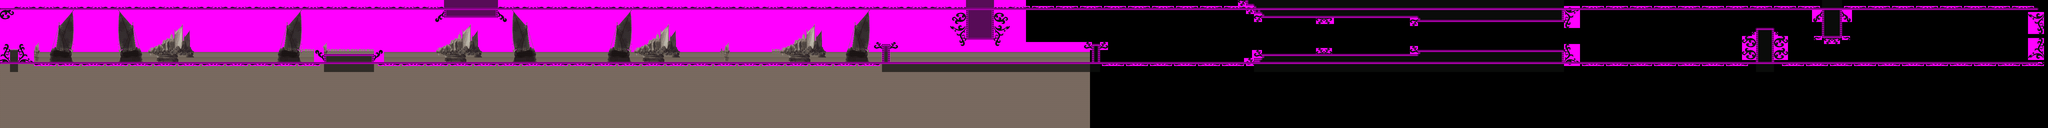

Below is a game level as drawn by its tile map, then a one-line description and the .tmx that defines it (tile-layer data replaced by summaries):
An orthogonal 1024x64 tile map with 8x8 px tiles, 7 tile layers (Lower scroll layer  (behind sprites), Lower scroll layer  (in front of sprites), Upper scroll layer  (behind sprites), Upper scroll layer (in front of sprites), ...), 2 tilesets and 37 objects (23x sprite.enemy, 10x sprite.coin, sprite.rocket, level.exit, hdma.paletteAnimation, ...).

<map version="1.0" orientation="orthogonal" renderorder="right-down" width="1024" height="64" tilewidth="8" tileheight="8" nextobjectid="42">
 <properties>
  <property name="cgadsub" value="(CGADSUB_BAC_ENABLE | CGADSUB_OBJ_ENABLE | CGADSUB_BG3_ENABLE | CGADSUB_BG2_ENABLE | CGADSUB_BG1_ENABLE)" />
  <property name="max.y" value="36" />
  <property name="scrollfactor.bg.lower" value="1" />
  <property name="song" value="Song.level0.PTR" />
 </properties>
 <tileset firstgid="1" name="tileset.collision" tilewidth="8" tileheight="8" tilecount="64" columns="16">
  <properties>
   <property name="type" value="collision" />
  </properties>
  <image source="tileset.collision.png" trans="ff00ff" width="128" height="32" />
 </tileset>
 <tileset firstgid="65" name="tileset.seaset" tilewidth="8" tileheight="8" tilecount="2880" columns="64">
  <properties>
   <property name="type" value="bg" />
  </properties>
  <image source="tileset.sea.png" trans="ff00ff" width="512" height="360" />
 </tileset>
 <layer name="Lower scroll layer  (behind sprites)" width="1024" height="64">
  <properties>
   <property name="type" value="bg" />
  </properties>
  <data>[65536 cells, 34208 non-empty, 1420 distinct tile ids]</data>
 </layer>
 <layer name="Lower scroll layer  (in front of sprites)" width="1024" height="64">
  <properties>
   <property name="type" value="bg" />
  </properties>
  <data>[65536 cells, 0 non-empty, 0 distinct tile ids]</data>
 </layer>
 <layer name="Upper scroll layer  (behind sprites)" width="1024" height="64" opacity="0.7">
  <properties>
   <property name="type" value="bg" />
  </properties>
  <data>[65536 cells, 4875 non-empty, 5 distinct tile ids]</data>
 </layer>
 <layer name="Upper scroll layer (in front of sprites)" width="1024" height="64">
  <properties>
   <property name="type" value="bg" />
  </properties>
  <data>[65536 cells, 4128 non-empty, 759 distinct tile ids]</data>
 </layer>
 <layer name="Elevation Layer" width="1024" height="64" opacity="0.55">
  <properties>
   <property name="type" value="elevation" />
  </properties>
  <data>[65536 cells, 0 non-empty, 0 distinct tile ids]</data>
 </layer>
 <layer name="Slope Layer" width="1024" height="64" opacity="0.44">
  <properties>
   <property name="type" value="slope" />
  </properties>
  <data>[65536 cells, 0 non-empty, 0 distinct tile ids]</data>
 </layer>
 <layer name="Collision Layer" width="1024" height="64">
  <properties>
   <property name="type" value="collision" />
  </properties>
  <data>[65536 cells, 2597 non-empty, 1 distinct tile ids]</data>
 </layer>
 <objectgroup name="Object Layer 1 (sprites)">
  <object id="1" name="player" type="sprite.rocket" x="32" y="152" width="48" height="48">
   <properties>
    <property name="input.id" value="INPUT.DEVICE.ID.0" />
   </properties>
  </object>
  <object id="2" name="exit to map 2" type="level.exit" x="8104" y="24" width="88" height="232">
   <properties>
    <property name="script" value="none" />
    <property name="target.level" value="level.level2.PTR" />
    <property name="target.pos.x" value="3" />
    <property name="target.pos.y" value="25" />
   </properties>
  </object>
  <object id="3" name="enemy" type="sprite.enemy" x="1312" y="156" width="48" height="56">
   <properties>
    <property name="angle" value="64" />
    <property name="speed" value="-2000" />
    <property name="type" value="SPRITE.ENEMY.TYPE.STATIC.GROUND.CHUMCHUM" />
   </properties>
  </object>
  <object id="4" name="enemy" type="sprite.enemy" x="2224" y="56" width="40" height="48">
   <properties>
    <property name="angle" value="64" />
    <property name="speed" value="-2000" />
    <property name="type" value="SPRITE.ENEMY.TYPE.STATIC.AIR.PHOENIX" />
   </properties>
  </object>
  <object id="5" name="enemy" type="sprite.enemy" x="2520" y="56" width="40" height="48">
   <properties>
    <property name="angle" value="64" />
    <property name="speed" value="-2000" />
    <property name="type" value="SPRITE.ENEMY.TYPE.STATIC.AIR.PHOENIX" />
   </properties>
  </object>
  <object id="6" name="enemy" type="sprite.enemy" x="2800" y="192" width="40" height="48">
   <properties>
    <property name="angle" value="64" />
    <property name="speed" value="-2000" />
    <property name="type" value="SPRITE.ENEMY.TYPE.STATIC.AIR.PHOENIX" />
   </properties>
  </object>
  </objectgroup>
</map>
<!-- 31 of 37 objects omitted -->